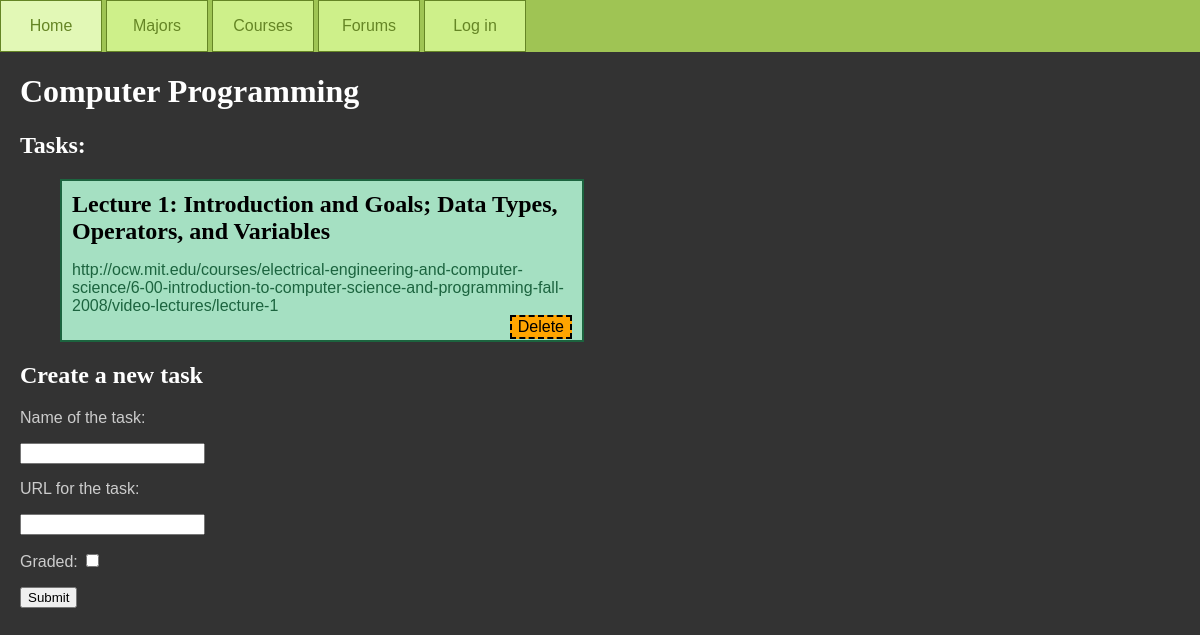
Page /courses/1/editTasks on the earlier database version.
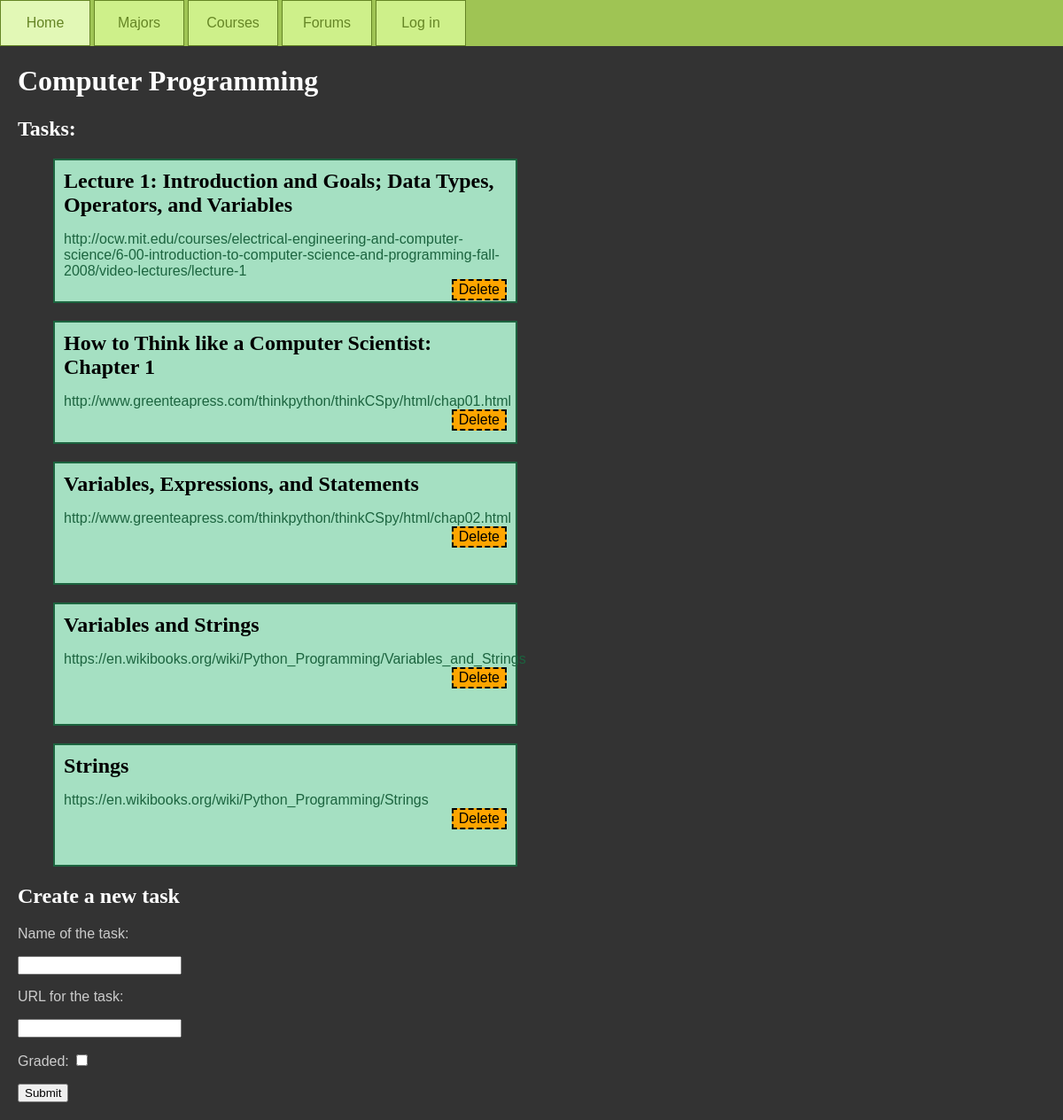
Same page on the later database version.
### database_setup.py (models this page shows)
class Task(Base):
    __tablename__ = "tasks"
    course_id = Column(Integer, ForeignKey('courses.course_id'), nullable=False)
    task_id = Column(Integer, primary_key=True)
    isGraded = Column(Boolean, default=False)
    name = Column(String(250))
    url = Column(String(250), nullable=False)

### project.py (the view)
@app.route('/courses/<int:course_id>/editTasks')
def editCourseTasks(course_id):
    course = session.query(Course).filter_by(course_id=course_id).one()
    tasks = getTasksByCourse(course_id)
    print tasks
    return render_template('courseTasks.html',
        tasks=tasks,
        course=course,
        login_session=login_session)

### project.py (called while the page is built)
def getTasksByCourse(course_id):
    tasks = session.query(Task).filter_by(course_id=course_id).all()
    return tasks

### templates/courseTasks.html (shortened to what this page needs)
<!DOCTYPE html>
<html>
    <head>
        <link rel="stylesheet" href="/css/style.css">
    </head>
    <body>
        {% block content %}
        {% include "navbar.html" %}
        <div>
            <h1>{{course.name}}</h1>
            <h2>Tasks:</h2>
            <div>
            {% for task in tasks %}
                <div class="majorBlock">
                    <h2>{{task.name}}</h2>
                    <p>{{task.url}}</p>
                    <form action="/courses/{{course.course_id}}/tasks/{{task.task_id}}/delete/", method="post">
                        <input class="dangerButton" type="submit" value="Delete" onclick="return confirm('Are you sure you want to PERMANENTLY DELETE this task?');">
                    </form>
                </div>
            {% endfor %}
            {% endblock %}
            </div>
            <h2>Create a new task</h2>
                <form action="/courses/{{course.course_id}}/tasks/new/", method="post">
                    <p>Name of the task:</p>
                    <input type="text" name="name"><br>
                    <p>URL for the task:</p>
                    <input type="text" name="url"><br>
                    <p>Graded: <input type="checkbox" name="isGraded"></p>
                    <input type="submit" value="Submit">
                </form>
        </div>
    </body>
</html>

Differences in the rows shown:
added Task: name "How to Think like a Computer Scientist: Chapter 1", url "http://www.greenteapress.com/thinkpython/thinkCSpy/html/chap01.html"
added Task: name "Variables, Expressions, and Statements", url "http://www.greenteapress.com/thinkpython/thinkCSpy/html/chap02.html"
added Task: name "Variables and Strings", url "https://en.wikibooks.org/wiki/Python_Programming/Variables_and_Strings"
added Task: name "Strings", url "https://en.wikibooks.org/wiki/Python_Programming/Strings"
